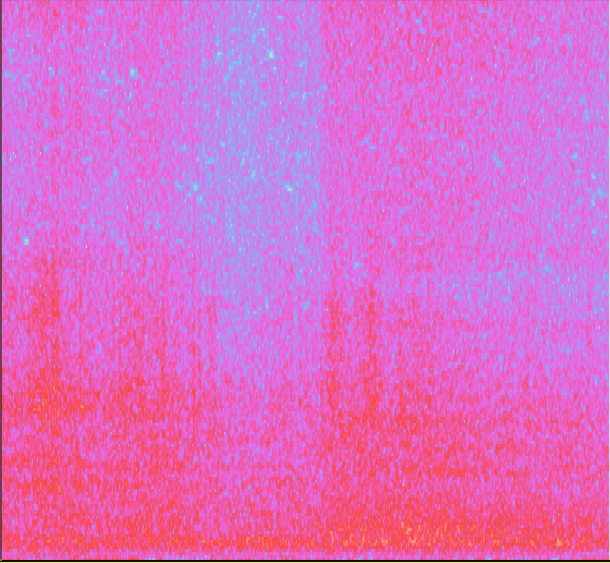
#> input picture images/breath_1.png, 1220 x 1126 px (shown at 1/2 size)
$ python hsv_image_calibration.py --image images/breath_1.png
#> lines starting #> are read from the running program, lines starting #| are printed output that depends on the picture; after the words box and inside, x2 and y2 are one past the last pixel; in counts of white or black regions, pixels touching at a corner belong together
# a script to test hsv values on an image from the computer

import numpy as np
import cv2 as cv
import time
from imutils.video import VideoStream
import argparse
from imutils.video import FPS
import imutils


img = cv.imread('b1.png',cv.IMREAD_COLOR)
ap = argparse.ArgumentParser()
ap.add_argument("-i", "--image", required = True,
	help = "Path to the image")
args = vars(ap.parse_args())
img = cv.imread(args["image"],cv.IMREAD_COLOR)
#> img is the input picture: shape (1126, 1220, 3); mean B, G, R 198.4, 108.3, 219.7

ratio = img.shape[0] / 300.0
#> ratio = 3.75
img = imutils.resize(img, height = 300)
#> img: shape (300, 325, 3)
img = cv.medianBlur(img,5)
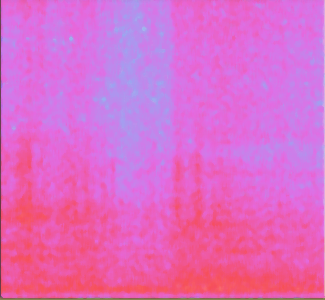
#> img: shape (300, 325, 3); mean B, G, R 199.4, 106.9, 221.9

# Convert BGR to HSV
hsv = cv.cvtColor(img, cv.COLOR_BGR2HSV)
#> hsv: shape (300, 325, 3); mean H, S, V 152.7, 137.5, 232

# [6 lines of commented-out code are left out]


uh = 158
us = 135
uv = 245
lh = 135
ls = 80
lv = 0

lower_hsv = np.array([lh,ls,lv])
upper_hsv = np.array([uh,us,uv])

# Threshold the HSV image to get only blue colors
mask = cv.inRange(hsv, lower_hsv, upper_hsv)
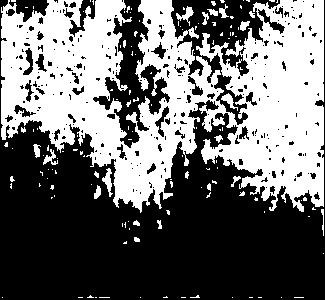
#> mask: shape (300, 325); 42.9% white; 139 white regions (116 under 20 px), largest, box (x1, y1, x2, y2) and area: (1, 0, 324, 213) 40053, (102, 168, 113, 197) 137, (176, 6, 194, 26) 123

window_name = "HSV Calibrator"
cv.namedWindow(window_name)

def nothing(x):
	print("Trackbar value: " + str(x))
	pass

# create trackbars for Upper HSV
cv.createTrackbar('UpperH',window_name,0,255,nothing)
cv.setTrackbarPos('UpperH',window_name, uh)

cv.createTrackbar('LowerH',window_name,0,255,nothing)
cv.setTrackbarPos('LowerH',window_name, lh)

cv.createTrackbar('UpperS',window_name,0,255,nothing)
cv.setTrackbarPos('UpperS',window_name, us)

cv.createTrackbar('LowerS',window_name,0,255,nothing)
cv.setTrackbarPos('LowerS',window_name, ls)

cv.createTrackbar('UpperV',window_name,0,255,nothing)
cv.setTrackbarPos('UpperV',window_name, uv)

cv.createTrackbar('LowerV',window_name,0,255,nothing)
cv.setTrackbarPos('LowerV',window_name, lv)

font = cv.FONT_HERSHEY_SIMPLEX

while(1):
	# Threshold the HSV image to get only light brown colors of the box
	mask = cv.inRange(hsv, lower_hsv, upper_hsv)
	mask1 = mask.copy()
	image = img.copy()
	cv.putText(mask,'Lower HSV: [' + str(lh) +',' + str(ls) + ',' + str(lv) + ']', (10,30), font, 0.5, (200,255,155), 1, cv.LINE_AA)
	cv.putText(mask,'Upper HSV: [' + str(uh) +',' + str(us) + ',' + str(uv) + ']', (10,60), font, 0.5, (200,255,155), 1, cv.LINE_AA)
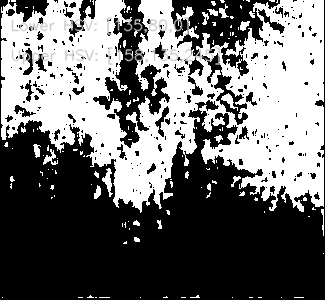
#> mask: shape (300, 325); min 0, max 255, mean 109.8

	cv.imshow(window_name,mask)
	# cv.imshow("main course box", img)

	gray = cv.cvtColor(img, cv.COLOR_BGR2GRAY)
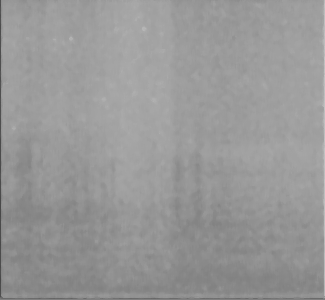
#> gray: shape (300, 325); min 71, max 196, mean 151.8
	gray = cv.bilateralFilter(gray, 11, 17, 17)
	edged = cv.Canny(gray, 30, 200)
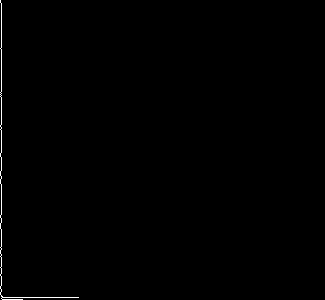
#> edged: shape (300, 325); 0.41% white in thin lines or dots, all inside (x1, y1, x2, y2) = (0, 0, 79, 300)
	cv.imshow("Edged image", edged)

	edged_from_mask_deliated = cv.Canny(cv.erode(cv.dilate(mask1, None, iterations=5),None, iterations=15),30,20)
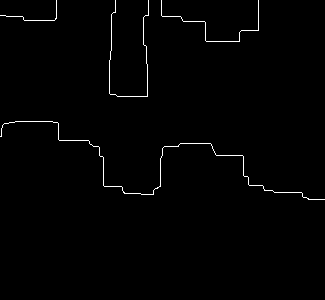
#> edged_from_mask_deliated: shape (300, 325); 0.98% white in thin lines or dots, all inside (x1, y1, x2, y2) = (0, 0, 325, 200)
	edged_from_mask = cv.Canny(mask1, 30, 200)
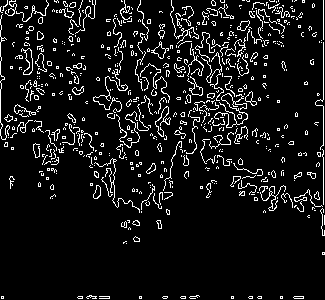
#> edged_from_mask: shape (300, 325); 8.4% white in thin lines or dots
	# cv.imshow("Edged from mask", edged_from_mask)
	cv.imshow("Edged from mask eroded and dilated prior", edged_from_mask_deliated)
	# [42 lines of commented-out code are left out]


	k = cv.waitKey(1) & 0xFF
#> (key Esc is pressed here)
	if k == 27:
		break
	# get current positions of Upper HSV trackbars
	uh = cv.getTrackbarPos('UpperH',window_name)
	lh = cv.getTrackbarPos('LowerH',window_name)
	us = cv.getTrackbarPos('UpperS',window_name)
	ls = cv.getTrackbarPos('LowerS',window_name)
	uv = cv.getTrackbarPos('UpperV',window_name)
	lv = cv.getTrackbarPos('LowerV',window_name)


	upper_hsv = np.array([uh,us,uv])
	lower_hsv = np.array([lh,ls,lv])

	time.sleep(.1)

cv.destroyAllWindows()

$ run again, on images/breaths_multiple.png
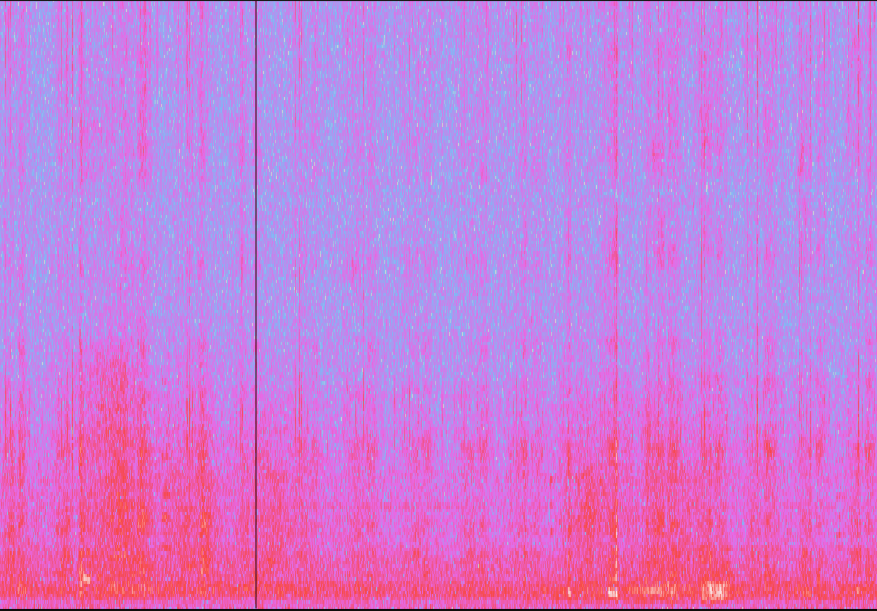
#> input picture images/breaths_multiple.png, 1754 x 1222 px (shown at 1/2 size)
#> img is the input picture: shape (1222, 1754, 3); mean B, G, R 216.3, 125.8, 199.7
#> hsv: shape (300, 430, 3); mean H, S, V 142.7, 118.2, 233.3
#> `mask = cv.inRange(hsv, lower_hsv, upper_hsv)`:
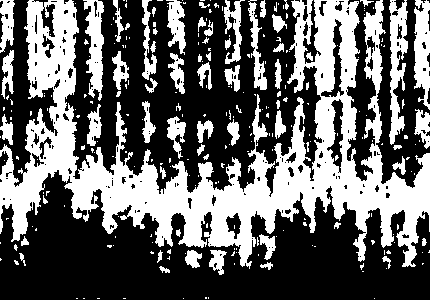
#> mask: shape (300, 430); 39.8% white; 259 white regions (195 under 20 px), largest, box (x1, y1, x2, y2) and area: (0, 0, 430, 269) 37271, (389, 0, 408, 145) 1528, (414, 0, 430, 110) 1269
#> edged: shape (300, 430); 0.67% white in thin lines or dots
#> edged_from_mask_deliated: shape (300, 430); 2% white in thin lines or dots, all inside (x1, y1, x2, y2) = (0, 0, 430, 257)
#> `edged_from_mask = cv.Canny(mask1, 30, 200)`:
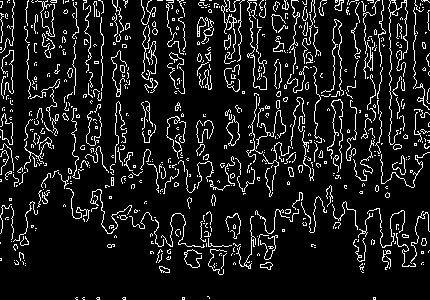
#> edged_from_mask: shape (300, 430); 10.3% white in thin lines or dots
